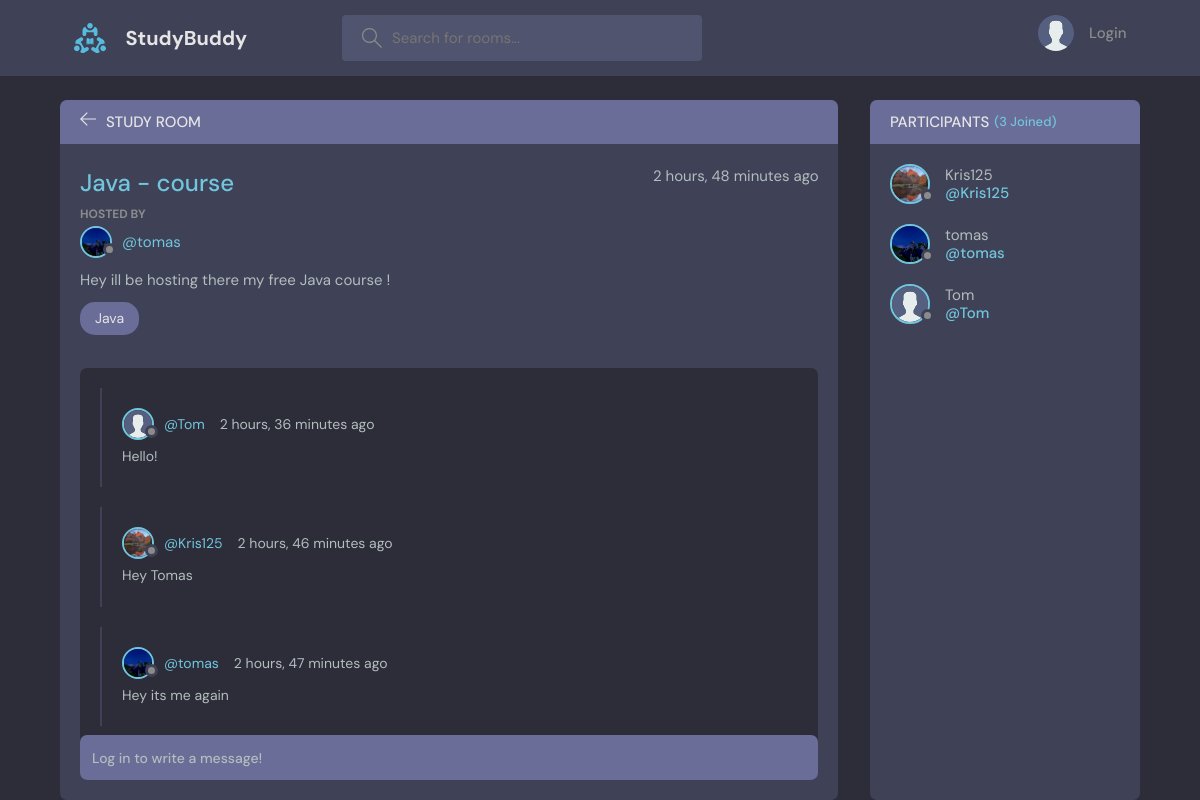
Page /room/6/ on the committed database.
### base/models.py (models this page shows, shortened)
class Room(models.Model):
    host = models.ForeignKey(User, on_delete= models.SET_NULL, null=True)
    topic = models.ForeignKey(Topic, on_delete= models.SET_NULL, null=True)
    name = models.CharField(max_length=200)
    description = models.TextField(null=True, blank=True)
    participants = models.ManyToManyField(User, related_name='participants', blank=True)
    updated = models.DateTimeField(auto_now=True)
    created = models.DateTimeField(auto_now_add=True)
    class Meta:
        ordering = ['-updated','-created']

class User(AbstractUser):
    name = models.CharField(max_length=200, null=True)
    email = models.EmailField(unique=True, null=True)
    bio = models.TextField(null=True)
    avatar = models.ImageField(default='avatar.svg')
    USERNAME_FIELD = 'email'
    REQUIRED_FIELDS = []

class Topic(models.Model):
    name = models.CharField(max_length=200)

class Message(models.Model):
    user = models.ForeignKey(User, on_delete= models.CASCADE)
    room = models.ForeignKey(Room, on_delete= models.CASCADE)
    body = models.TextField()
    updated = models.DateTimeField(auto_now=True)
    created = models.DateTimeField(auto_now_add=True)
    class Meta:
        ordering = ['-created','-updated']

### base/views.py (the view)
# urls.py: path("room/<str:pk>/", views.room, name="room"),
def room(request, pk):
    room = Room.objects.get(id=pk)
    room_messages = room.message_set.all().order_by("-created")
    participants = room.participants.all()
    if request.method == "POST":
        message = Message.objects.create(
            user=request.user, room=room, body=request.POST.get("body")
        )
        room.participants.add(request.user)
        return redirect("room", pk=room.id)
    context = {
        "room": room,
        "room_messages": room_messages,
        "participants": participants,
    }
    return render(request, "room.html", context)

### base/templates/room.html (shortened to what this page needs)
{% extends 'main.html' %} {% block content %}
{% load static %}
<main class="profile-page layout layout--2">
  <div class="container">
    <div class="room">
      <div class="room__top">
        <div class="room__topLeft">
          <a href={{request.META.HTTP_REFERER}}>
            <svg
              version="1.1"
              xmlns="http://www.w3.org/2000/svg"
              width="32"
              height="32"
              viewBox="0 0 32 32"
            >
              <title>arrow-left</title>
              <path
                d="M13.723 2.286l-13.723 13.714 13.719 13.714 1.616-1.611-10.96-10.96h27.625v-2.286h-27.625l10.965-10.965-1.616-1.607z"
              ></path>
            </svg>
          </a>
          <h3>Study Room</h3>
        </div>
      </div>
      <div class="room__box scroll">
        <div class="room__header scroll">
          <div class="room__info">
            <h3>{{room.name}}</h3>
            <span>{{room.created|timesince}} ago</span>
          </div>
          <div class="room__hosted">
            <p>Hosted By</p>
            <a href={% url 'user-profile' room.host.id %} class="room__author">
              <div class="avatar avatar--small">
                <img src={{room.host.avatar.url}} />
              </div>
              <span>@{{room.host.username}}</span>
            </a>
          </div>
             <div class="room__details">
            {{room.description}}
          </div>
          <span class="room__topics">{{room.topic.name}}</span>
        </div>
        <div class="room__conversation">
          <div class="threads scroll">
            {% for message in room_messages %}
            <div class="thread">
              <div class="thread__top">
                <div class="thread__author">
                  <a href={% url 'user-profile' message.user.id %} class="thread__authorInfo">
                    <div class="avatar avatar--small">
                      <img
                        src={{message.user.avatar.url}}
                      />
                    </div>
                    <span>@{{message.user.username}}</span>
                  </a>
                  <span class="thread__date">{{message.created|timesince}} ago</span>
                </div>
              </div>
              <div class="thread__details">
                {{message.body}}
              </div>
            </div>
            {% endfor %}
          </div>
        </div>
      </div>
      {% if user.is_authenticated %}
      <div class="room__message">
        <form action="" method='POST'>
          {% csrf_token %}
          <input name="body" placeholder="Write your message here..." />
        </form>
      </div>
      {% else %}
      <div class="room__message">
        <form action="">
          <input name="body" placeholder="Log in to write a message!" />
        </form>
      </div>
      {% endif %}
    </div>
    <div class="participants">
      <h3 class="participants__top">Participants <span>({{participants.count}} Joined)</span></h3>
      <div class="participants__list scroll">
        {% for participant in participants %}
        <a href={% url 'user-profile' participant.id %} class="participant">
          <div class="avatar avatar--medium">
            <img src={{participant.avatar.url}} />
          </div>
          <p>
            {{participant.username}}
            <span>@{{participant.username}}</span>
          </p>
        </a>
        {% endfor %}
      </div>
    </div>
  </div>
</main>
{% endblock content %}

### rows in the picture
Room: name "Java - course", created "2 hours, 48 minutes", host.avatar (picture), host.username "tomas", description "Hey ill be hosting there my free Java course !", topic.name "Java"
Message: user.avatar (placeholder picture), user.username "Tom", created "2 hours, 36 minutes", body "Hello!"
Message: user.avatar (picture), user.username "Kris125", created "2 hours, 46 minutes", body "Hey Tomas"
Message: user.avatar (picture), user.username "tomas", created "2 hours, 47 minutes", body "Hey its me again"
User: avatar (picture), username "Kris125"
User: avatar (picture), username "tomas"
User: avatar (placeholder picture), username "Tom"

### other values in the picture
{{ participants.count }} "3"
